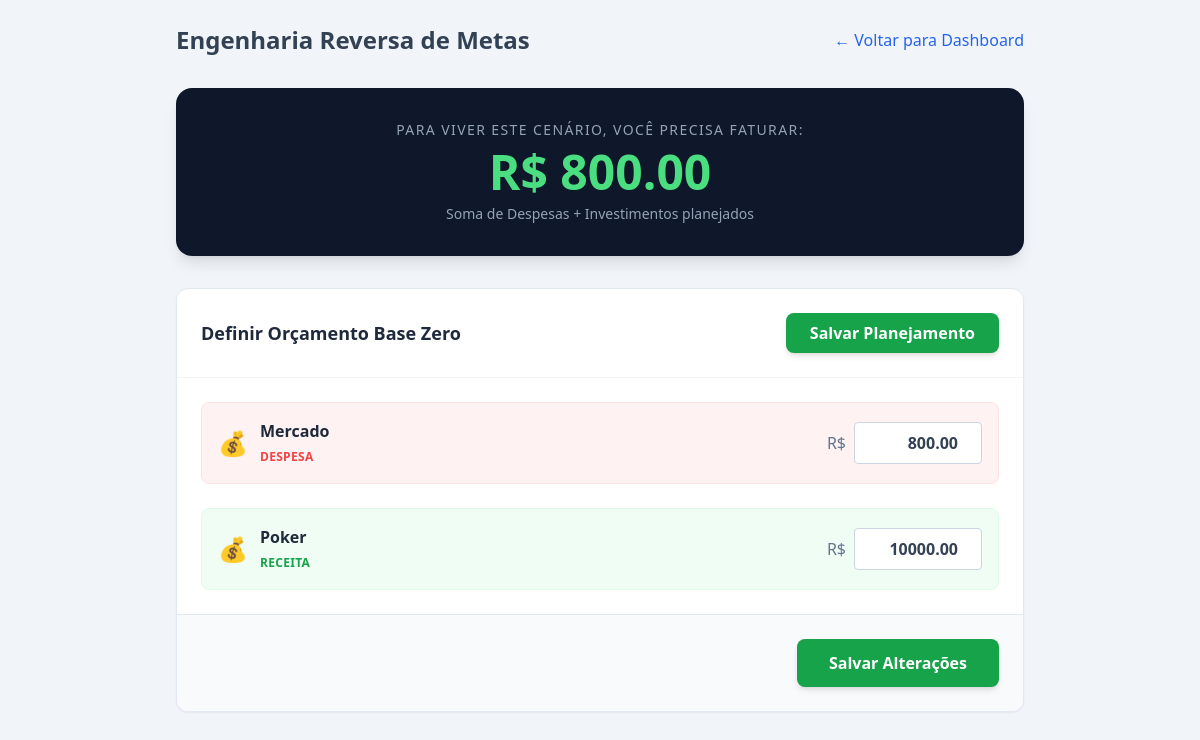
The app's page /planejamento/, older data.
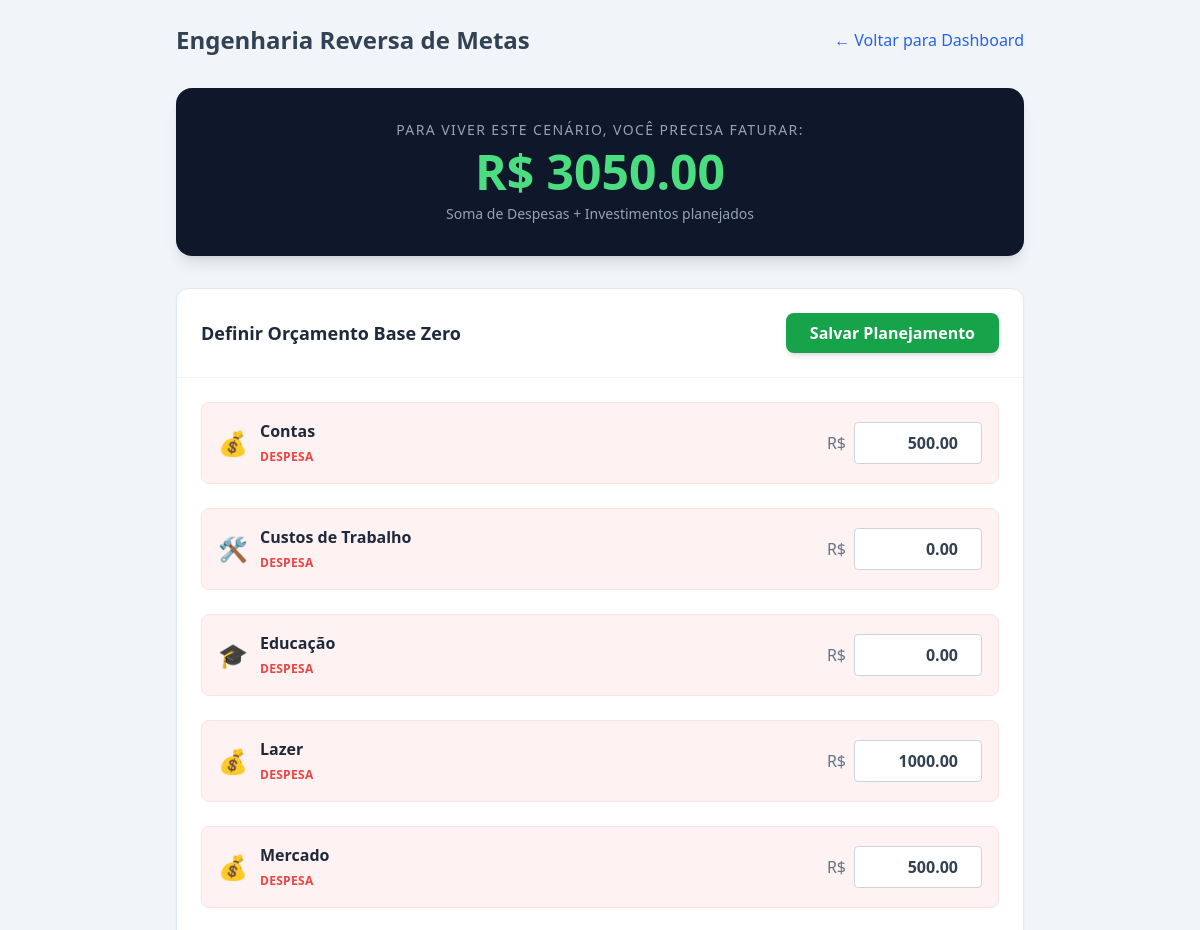
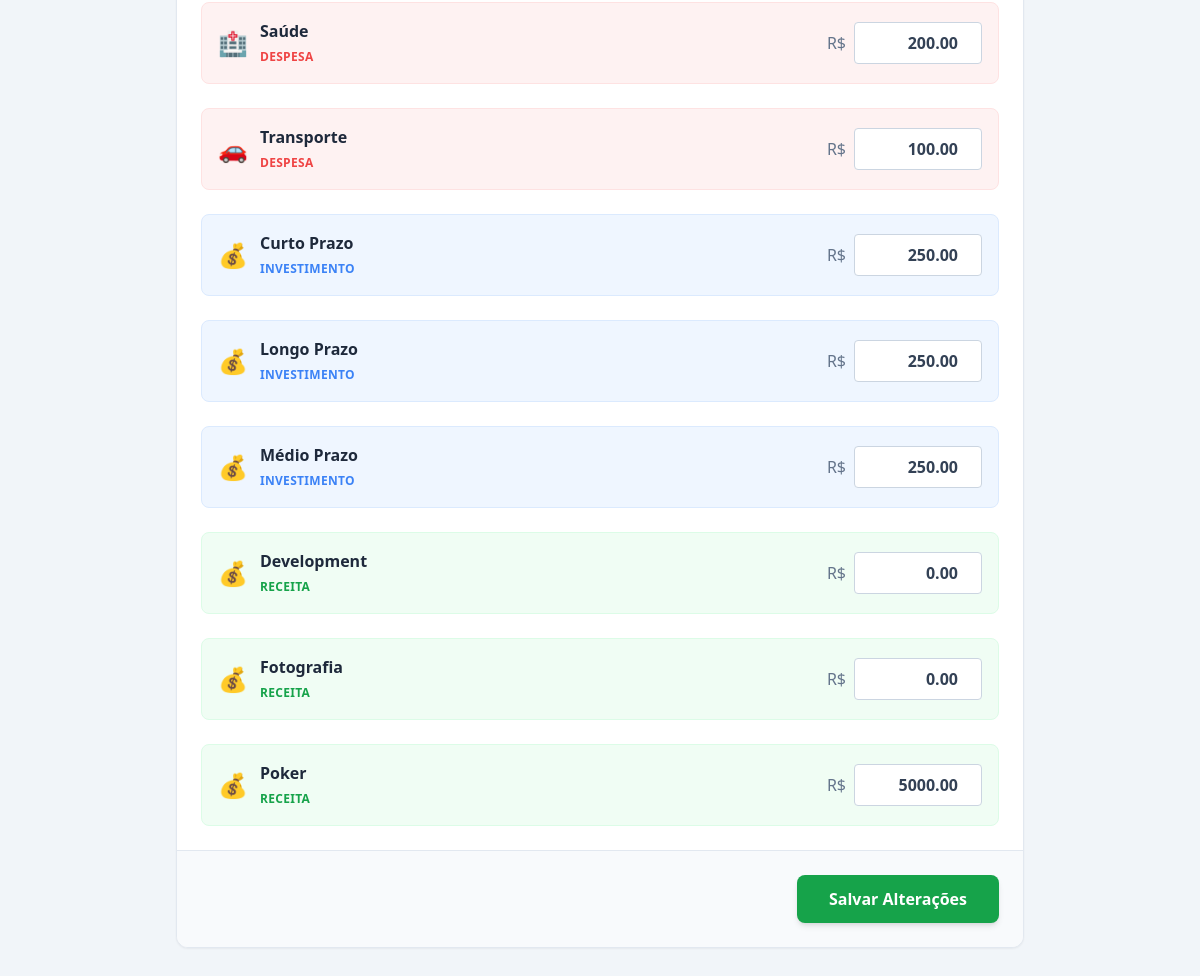
The same page, newer data (2 pictures, top to bottom).
### financeiro/models.py (models this page shows, shortened)
class Categoria(models.Model):
    TIPO_CHOICES = (
        ('R', 'Receita'),
        ('D', 'Despesa'),
        ('I', 'Investimento'),
    )
    nome = models.CharField(max_length=50)
    tipo = models.CharField(max_length=1, choices=TIPO_CHOICES)
    icone = models.CharField(max_length=20, default="💰", blank=True)

class MetaCategoria(models.Model):
    cenario = models.ForeignKey(Cenario, on_delete=models.CASCADE)
    categoria = models.ForeignKey(Categoria, on_delete=models.CASCADE)
    valor_planejado = models.DecimalField(max_digits=10, decimal_places=2)

### financeiro/views.py (the view, shortened to what this page needs)
# urls.py: path('planejamento/', views.planejamento, name='planejamento'),
def planejamento(request):
    cenario, created = Cenario.objects.get_or_create(nome="Cenário Padrão", defaults={'ativo': True})
    categorias = Categoria.objects.all().order_by('tipo', 'nome')
    dados_planejamento = []
    total_necessidade = 0 # Esse é o seu "Número Mágico"
    for cat in categorias:
        meta = MetaCategoria.objects.filter(cenario=cenario, categoria=cat).first()
        valor_meta = meta.valor_planejado if meta else 0
        if cat.tipo in ['D', 'I']:
            total_necessidade += valor_meta
        dados_planejamento.append({
            'categoria': cat,
            'valor_meta': valor_meta
        })
    return render(request, 'financeiro/planejamento.html', {
        'dados': dados_planejamento,
        'total_necessidade': total_necessidade
    })

### financeiro/templates/financeiro/planejamento.html (shortened to what this page needs)
<!DOCTYPE html>
<html lang="pt-br">
<head>
    <script src="https://cdn.tailwindcss.com"></script>
</head>
<body class="bg-slate-100 text-slate-800 pb-20">
    <div class="max-w-4xl mx-auto p-6">
        <header class="mb-8 flex justify-between items-center">
            <h1 class="text-2xl font-bold text-slate-700">Engenharia Reversa de Metas</h1>
            <a href="{% url 'index' %}" class="text-blue-600 hover:underline">
                &larr; Voltar para Dashboard
            </a>
        </header>
        <div class="bg-slate-900 text-white p-8 rounded-2xl shadow-lg mb-8 text-center">
            <h2 class="text-sm uppercase tracking-widest text-slate-400 mb-2">Para viver este cenário, você precisa faturar:</h2>
            <p class="text-5xl font-bold text-green-400">
                R$ {{ total_necessidade|floatformat:2 }}
            </p>
            <p class="text-slate-400 text-sm mt-2">Soma de Despesas + Investimentos planejados</p>
        </div>
        <form method="post" class="bg-white rounded-xl shadow-sm border border-slate-200 overflow-hidden">
            <div class="p-6 border-b border-slate-100 flex justify-between items-center">
                <h3 class="font-bold text-lg">Definir Orçamento Base Zero</h3>
                <button type="submit" class="bg-green-600 text-white px-6 py-2 rounded-lg hover:bg-green-700 font-bold shadow-md transition-all">
                    Salvar Planejamento
                </button>
            </div>
            <div class="p-6 grid gap-6">
                {% for item in dados %}
                <div class="flex items-center justify-between p-4 rounded-lg {% if item.categoria.tipo == 'D' %}bg-red-50 border-red-100{% elif item.categoria.tipo == 'R' %}bg-green-50 border-green-100{% else %}bg-blue-50 border-blue-100{% endif %} border">
                    <div class="flex items-center gap-3">
                        <span class="text-2xl">{{ item.categoria.icone }}</span>
                        <div>
                            <p class="font-bold text-slate-800">{{ item.categoria.nome }}</p>
                            <span class="text-xs uppercase font-bold tracking-wide
                                {% if item.categoria.tipo == 'D' %}text-red-500{% elif item.categoria.tipo == 'R' %}text-green-600{% else %}text-blue-500{% endif %}">
                                {{ item.categoria.get_tipo_display }}
                            </span>
                        </div>
                    </div>
                    <div class="flex items-center gap-2">
                        <span class="text-slate-500 font-medium">R$</span>
                        <input type="number" step="0.01"
                               name="meta_{{ item.categoria.id }}"
                               value="{{ item.valor_meta|stringformat:'.2f' }}"
                               class="w-32 p-2 border border-slate-300 rounded text-right font-bold text-slate-700 focus:ring-2 focus:ring-blue-500 outline-none">
                    </div>
                </div>
                {% endfor %}
            </div>
            <div class="p-6 bg-slate-50 border-t border-slate-200 text-right">
                <button type="submit" class="bg-green-600 text-white px-8 py-3 rounded-lg hover:bg-green-700 font-bold shadow-md transition-all">
                    Salvar Alterações
                </button>
            </div>
        </form>
    </div>
</body>
</html>

Row changes from the older to the newer data that the page shows:
added Categoria: categoria.icone "💰", categoria.nome "Contas", categoria.tipo "DESPESA", valor_meta "500.00"
added Categoria: categoria.icone "🛠️", categoria.nome "Custos de Trabalho", categoria.tipo "DESPESA", valor_meta "0.00"
added Categoria: categoria.icone "🎓", categoria.nome "Educação", categoria.tipo "DESPESA", valor_meta "0.00"
added Categoria: categoria.icone "💰", categoria.nome "Lazer", categoria.tipo "DESPESA", valor_meta "1000.00"
computed for Categoria "Mercado": valor_meta "800.00" → "500.00"
added Categoria: categoria.icone "🏥", categoria.nome "Saúde", categoria.tipo "DESPESA", valor_meta "200.00"
added Categoria: categoria.icone "🚗", categoria.nome "Transporte", categoria.tipo "DESPESA", valor_meta "100.00"
added Categoria: categoria.icone "💰", categoria.nome "Curto Prazo", categoria.tipo "INVESTIMENTO", valor_meta "250.00"
added Categoria: categoria.icone "💰", categoria.nome "Longo Prazo", categoria.tipo "INVESTIMENTO", valor_meta "250.00"
added Categoria: categoria.icone "💰", categoria.nome "Médio Prazo", categoria.tipo "INVESTIMENTO", valor_meta "250.00"
added Categoria: categoria.icone "💰", categoria.nome "Development", categoria.tipo "RECEITA", valor_meta "0.00"
added Categoria: categoria.icone "💰", categoria.nome "Fotografia", categoria.tipo "RECEITA", valor_meta "0.00"
computed for Categoria "Poker": valor_meta "10000.00" → "5000.00"
Text that changed along with them:
{{ total_necessidade|floatformat:2 }}: "800.00" → "3050.00"
